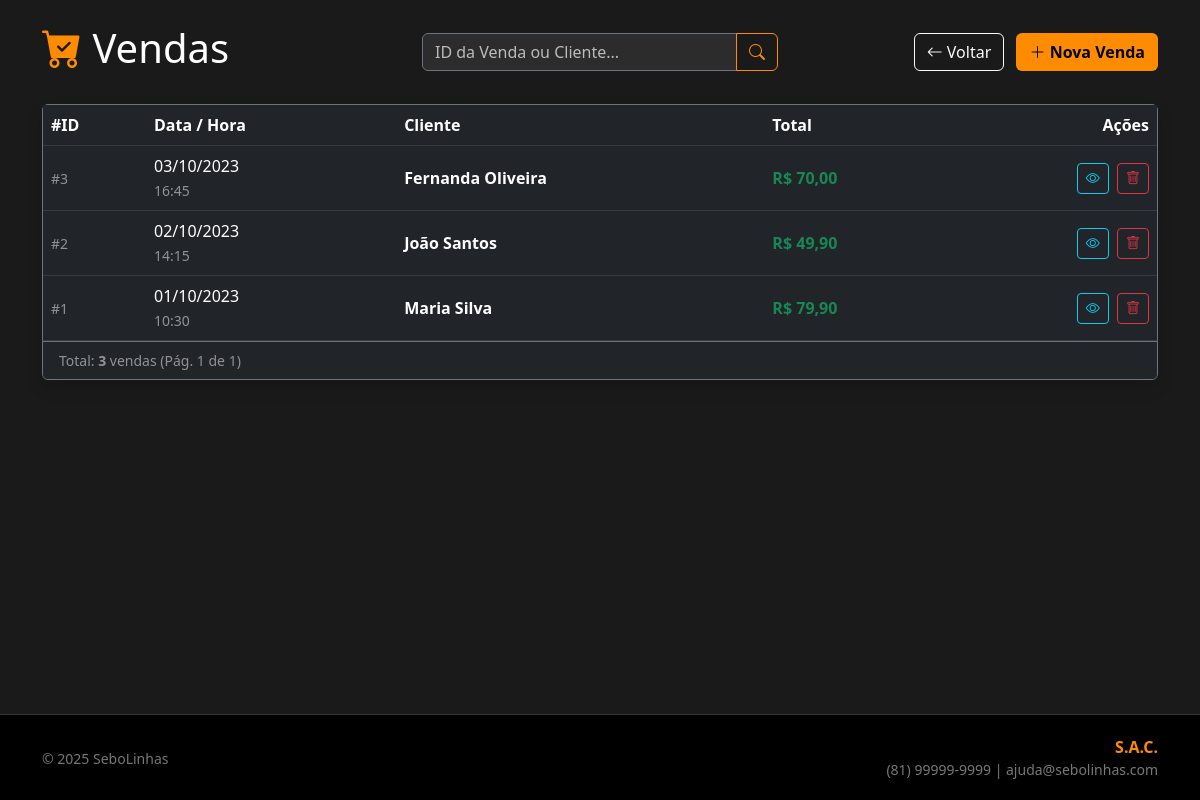
/modulos/vendas/vendas.php (signed in), run on the app's committed database.
### tables this page shows
CREATE TABLE COMPRA (
    CD_COMPRA INT AUTO_INCREMENT PRIMARY KEY,
    DATA DATE NOT NULL,
    HORA TIME NOT NULL,
    CD_CLIENTE INT,
    TOTAL DECIMAL(10,2) DEFAULT 0.00,
    FOREIGN KEY (CD_CLIENTE) REFERENCES CLIENTE(CD_CLIENTE)
);

CREATE TABLE CLIENTE (
    CD_CLIENTE INT AUTO_INCREMENT PRIMARY KEY,
    NOME VARCHAR(100) NOT NULL,
    TELEFONE VARCHAR(20) DEFAULT NULL,
    CPF VARCHAR(14) NOT NULL,
    EMAIL VARCHAR(100) NOT NULL,
    CONSTRAINT U_CPF UNIQUE (CPF)
) AUTO_INCREMENT=100;

### modulos/vendas/vendas.php (the view, shortened to what this page needs)
<?php
require_once '../../config/conexao.php';
$niveis_exclusao = ['Gerente', 'Admin', 'Administrador'];
$itens_por_pagina = 10;
$pagina_atual = filter_input(INPUT_GET, 'pagina', FILTER_VALIDATE_INT) ?? 1;
$busca = filter_input(INPUT_GET, 'busca', FILTER_SANITIZE_SPECIAL_CHARS);
$termo = "%" . $busca . "%";
$offset = ($pagina_atual - 1) * $itens_por_pagina;
try {
    if (!empty($busca)) {
        $sql_count = "SELECT COUNT(*) as total FROM COMPRA c
                      JOIN CLIENTE cl ON c.CD_CLIENTE = cl.CD_CLIENTE
                      WHERE cl.NOME LIKE :b OR c.CD_COMPRA LIKE :b";
        $sql = "SELECT c.*, cl.NOME as NOME_CLIENTE FROM COMPRA c
                JOIN CLIENTE cl ON c.CD_CLIENTE = cl.CD_CLIENTE
                WHERE cl.NOME LIKE :b OR c.CD_COMPRA LIKE :b
                ORDER BY c.DATA DESC, c.HORA DESC LIMIT :lim OFFSET :off";
        $params = [':b' => $termo];
    } else {
        $sql_count = "SELECT COUNT(*) as total FROM COMPRA";
        $sql = "SELECT c.*, cl.NOME as NOME_CLIENTE FROM COMPRA c
                JOIN CLIENTE cl ON c.CD_CLIENTE = cl.CD_CLIENTE
                ORDER BY c.DATA DESC, c.HORA DESC LIMIT :lim OFFSET :off";
    }
    $stmt_count = $pdo->prepare($sql_count);
    $stmt_count->execute();
    $total_registros = $stmt_count->fetch()['total'];
    $total_paginas = ceil($total_registros / $itens_por_pagina);
    $stmt = $pdo->prepare($sql);
    $stmt->bindValue(':lim', $itens_por_pagina, PDO::PARAM_INT);
    $stmt->bindValue(':off', $offset, PDO::PARAM_INT);
    $stmt->execute();
    $vendas = $stmt->fetchAll();
} catch (PDOException $e) {
    $erro_msg = "Erro no banco: " . $e->getMessage();
    $vendas = [];
}
include '../../includes/header.php';
?>
<div class="row mb-4 align-items-center">
    <div class="col-md-4">
        <h2 class="text-white display-6">
            <i class="bi bi-cart-check-fill text-orange"></i> Vendas
        </h2>
    </div>
    <div class="col-md-4">
        <form method="GET" action="" class="d-flex">
            <div class="input-group">
                <input type="text" name="busca" class="form-control bg-dark text-white border-secondary" placeholder="ID da Venda ou Cliente..." value="<?= $busca; ?>">
                <button class="btn btn-outline-orange" type="submit"><i class="bi bi-search"></i></button>
            </div>
        </form>
    </div>
    <div class="col-md-4 text-end">
        <a href="../../index.php" class="btn btn-outline-light me-2"><i class="bi bi-arrow-left"></i> Voltar</a>
        <a href="nova.php" class="btn bg-orange fw-bold">
            <i class="bi bi-plus-lg"></i> Nova Venda
        </a>
    </div>
</div>
<div class="card bg-dark border-secondary shadow">
    <div class="card-body p-0">
        <div class="table-responsive">
            <table class="table table-dark table-hover mb-0 align-middle">
                <thead>
                    <tr class="text-orange">
                        <th>#ID</th>
                        <th>Data / Hora</th>
                        <th>Cliente</th>
                        <th>Total</th>
                        <th class="text-end">Ações</th>
                    </tr>
                </thead>
                <tbody>
                    <?php if (count($vendas) > 0): ?>
                        <?php foreach ($vendas as $v): ?>
                            <tr>
                                <td><small class="text-white-50">#<?= $v['CD_COMPRA']; ?></small></td>
                                <td>
                                    <div><?= date('d/m/Y', strtotime($v['DATA'])); ?></div>
                                    <small class="text-white-50"><?= substr($v['HORA'], 0, 5); ?></small>
                                </td>
                                <td class="fw-bold"><?= $v['NOME_CLIENTE']; ?></td>
                                <td class="text-success fw-bold">R$ <?= number_format($v['TOTAL'], 2, ',', '.'); ?></td>
                                <td class="text-end">
                                    <a href="detalhes.php?id=<?= $v['CD_COMPRA']; ?>" class="btn btn-sm btn-outline-info me-1" title="Ver Detalhes">
                                        <i class="bi bi-eye"></i>
                                    </a>
                                    <?php if (isset($_SESSION['usuario_nivel']) && in_array($_SESSION['usuario_nivel'], $niveis_exclusao)): ?>
                                        <button type="button" class="btn btn-sm btn-outline-danger" data-bs-toggle="modal" data-bs-target="#modalExcluir" data-id="<?= $v['CD_COMPRA']; ?>">
                                            <i class="bi bi-trash"></i>
                                        </button>
                                    <?php endif; ?>
                                </td>
                            </tr>
                        <?php endforeach; ?>
                    <?php else: ?>
                        <tr><td colspan="5" class="text-center py-5">Nenhuma venda encontrada.</td></tr>
                    <?php endif; ?>
                </tbody>
            </table>
        </div>
    </div>
    <div class="card-footer bg-dark border-secondary d-flex justify-content-between align-items-center">
        <small class="text-white-50">
            Total: <strong><?= $total_registros; ?></strong> vendas (Pág. <?= $pagina_atual; ?> de <?= $total_paginas > 0 ? $total_paginas : 1; ?>)
        </small>
    </div>
</div>
<?php include '../../includes/footer.php'; ?>

### css/custom.css (style rules this page uses)
:root { --primary-color: #ff8c00; --primary-hover: #e67e22; --bg-body: #1a1a1a; --bg-card: #2c2c2c; --bg-input: #222222; --text-main: #e0e0e0; --text-muted: #bbbbbb; --border-color: #444444; }
body { background-color: var(--bg-body); color: var(--text-main); min-height: 100vh; display: flex; flex-direction: column; }
.text-orange { color: var(--primary-color) !important; }
.bg-orange { background-color: var(--primary-color) !important; color: #000; }
.btn-outline-orange { color: var(--primary-color); border-color: var(--primary-color); background-color: transparent; transition: all 0.3s ease; }
.form-control, .form-select { color: #fff !important; background-color: var(--bg-card) !important; border: 1px solid var(--border-color); }
.form-control::placeholder { color: var(--text-muted) !important; opacity: 1; }

### data on the page
compra: CD_COMPRA "3", DATA "03/10/2023", HORA "16:45", CD_CLIENTE.NOME "Fernanda Oliveira", TOTAL "70,00"
compra: CD_COMPRA "2", DATA "02/10/2023", HORA "14:15", CD_CLIENTE.NOME "João Santos", TOTAL "49,90"
compra: CD_COMPRA "1", DATA "01/10/2023", HORA "10:30", CD_CLIENTE.NOME "Maria Silva", TOTAL "79,90"

### other printed values
$total_registros "3"
$pagina_atual "1"
$total_paginas "1"
